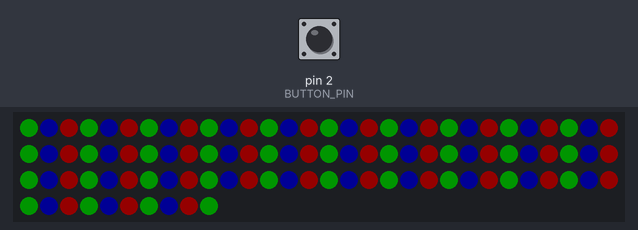
The sketch below on a simulated Arduino Uno, built with avr-gcc and run on an emulated ATmega328P. On the bench: 100 RGB LEDs in strip order, left to right, continuing on the next row. Inputs (shaded band) come from the test bench; at power-on: pin 2 (BUTTON_PIN) HIGH. Dim RGB values are drawn brighter than linear; random numbers use the default seed unless the sketch sets one.

Above: at 1.2 s.
1.3 s: pin 2 (BUTTON_PIN) pulled LOW for 0.15 s
At 4.8 s:
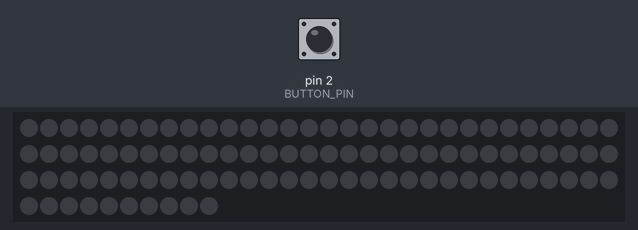
At 12.9 s:
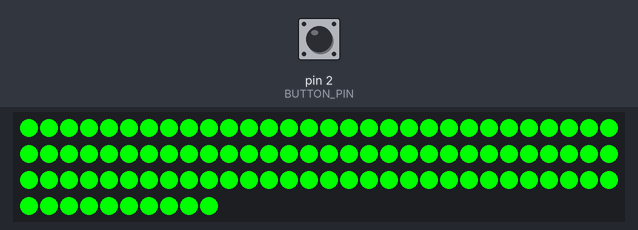
Timing chart, 0 to 14.4 s (numbered marks = the images above; inputs shaded):
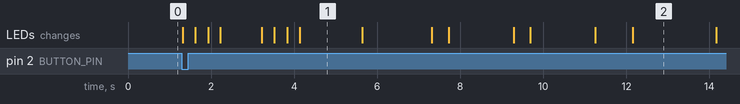

Measured:
- after the input at 1.3 s, the LEDs: first change at once (image 1 shows a later state)

The sketch:

WS2811_StrangerThings.ino
```cpp
#include <FastLED.h>
#include "alphabet.h"


// For pushbutton
#define BUTTON_PIN 2
volatile int buttonState = 0;
CRGB leds[NUM_LEDS];

/*
	Animation States
	-----------------
	0 = Nothing, show random animations
	1 = Showing a message
*/
volatile int animationFrame = 0;
volatile int loopControl = 0;


void setup() {
	// Seed Random
	randomSeed(analogRead(0));

	// Set up FastLED.
	FastLED.addLeds<WS2811, DATA_PIN, COLOR_ORDER>(leds, NUM_LEDS);

	// Set up Button
	pinMode(BUTTON_PIN, INPUT_PULLUP);


  allRGB(20);

}

void loop() {

	int digitalState = digitalRead(BUTTON_PIN);

	if(digitalState == LOW) {
		magic8Ball();
	}

	animate();

}


void magic8Ball() {
	const int numAnswers = 14;
	const int positiveRange = 5;
	const int neutralRange = 9;

	const char *answers[numAnswers] = {
		// Positive
		"YES",
		"ABSOLUTELY",
		"MOST LIKELY",
		"OF COURSE",
		"FOR SURE",

		// Neutral
		"MAYBE",
		"PERHAPS",
		"UNCERTAIN",
		"TRY AGAIN",

		// Negative
		"DOUBTFUL",
		"NOPE",
		"NO WAY",
		"GO AWAY",
		"ERROR"
	};

	int messageIdx = random(numAnswers);

	// Fade out the current strip
	for(int i = 0; i < NUM_LEDS; i++) {
		leds[i] = CRGB(255,0,0);
		FastLED.show();
		delay(5);
	}

	delay(1000);

	allRandomColor(); delay(300);
	allRandomColor(); delay(300);
	allRandomColor(); delay(300);
	allOff(); delay(1500);

	// Display a message
	message(answers[messageIdx]);


	delay(500);

	// Flash a Solid color, then exit.. Green for a good answer, red for bad, yellow for neutral
	CRGB answerColor = CRGB(255,0,0); // Red

	if(messageIdx < positiveRange) {
		answerColor = CRGB(0,255,0);	// Green
	}
	if(messageIdx >= positiveRange && messageIdx < neutralRange) {
		answerColor = CRGB(255,255,0); // Yellow
	}

	for(int i = 0; i < NUM_LEDS; i++) {
		leds[i] = answerColor;
	}

	FastLED.show();
	delay(2000);

	loopControl = 0;
	animationFrame = 0;
}


void animate() {

	int wait = 100; // 0.1s
	int ticks = 600; // 600 ticks * 0.1s/tick = 60s

	if(loopControl++ % ticks == 0) {
		animationFrame++;
		allRGB(20);
	}

	loopControl = loopControl % ticks;

	delay(wait);
}

// void startAnimation() {
// 	animationState = 1;
// }

void message(const char *str) {
	int wait_between_letters = 400;
  while (*str) {
    if (isAlpha(*str)) {
    	int charPos = toLowerCase(*str) - 'a';
    	CRGB randColor = getRandomRGB();
    	flickerOn(ALPHA[charPos], randColor);
    	delay(wait_between_letters);
    	FastLED.clear();
    }
    str++;
  }
}


void flickerOn(int idx[], CRGB color) {

	int max_iter = random(3) + 1;

	for(int iter = 0; iter < max_iter; iter++) {
		// On half brightness,
		for(int i = 0; i < LETTER_SIZE; i++) {
			leds[idx[i]] = color;
		}
		FastLED.show();

		// Wait a few ms
		delay(30);

		// Off
		for(int i = 0; i < LETTER_SIZE; i++) {
			leds[idx[i]] = CRGB(0, 0, 0);
		}
		FastLED.show();
		delay(20);
	}

	// ON Full Brightness
	for(int i = 0; i < LETTER_SIZE; i++) {
		leds[idx[i]] = color;
	}
	FastLED.show();

	// Stay on
	delay(1500);

	// Off
	for(int i = 0; i < LETTER_SIZE; i++) {
		leds[idx[i]] = CRGB(0,0,0);
	}
	FastLED.show();

}


CRGB getRandomRGB() {
	switch(random(3)) {
		case 0:
			return CRGB(255,0,0);
			break;
		case 1:
			return CRGB(0,255,0);
			break;
		case 2:
			return CRGB(0,0,255);
			break;
	 }
}


CRGB getRandomColor(int brightness) {
	return CHSV(random8(),brightness,brightness);
}


void allRandomColor() {
	CRGB col = getRandomColor(255);
	for(int i = 0; i < NUM_LEDS; i++) {
		leds[i] = col;
	}
	FastLED.show();
}

void allOff() {
	for(int i = 0; i < NUM_LEDS; i++) {
		leds[i] = CRGB(0,0,0);
	}
	FastLED.show();
}

void allRGB(int brightness) {

	int start = animationFrame;

	for(int i = 0; i < NUM_LEDS; i++) {
		switch((i+start) % 3) {
			case 0:
				leds[i] = CRGB(brightness,0,0);
			break;
			case 1:
				leds[i] = CRGB(0,brightness,0);
			break;
			case 2:
				leds[i] = CRGB(0,0,brightness);
			break;
		}
	}


	FastLED.show();


}
```

alphabet.h
```cpp
// For FastLED
#define DATA_PIN 6  //this is the data pin connected to the LED strip.  If using WS2801 you also need a clock pin
#define NUM_LEDS 100 //change this for the number of LEDs in the strip
#define COLOR_ORDER RGB
#define LETTER_SIZE 3

/*
	Alphabet Mapping
*/


int x = 0;

int H[LETTER_SIZE] = {x++,x++,x++};
int G[LETTER_SIZE] = {x++,x++,x++};
int F[LETTER_SIZE] = {x++,x++,x++};
int E[LETTER_SIZE] = {x++,x++,x++};
int D[LETTER_SIZE] = {x++,x++,x++};
int C[LETTER_SIZE] = {x++,x++,x++};
int B[LETTER_SIZE] = {x++,x++,x++};
int A[LETTER_SIZE] = {x++,x++,x++};

int skip3_1[LETTER_SIZE] = {x++,x++,x++};
int skip3_2[LETTER_SIZE] = {x++,x++,x++};
int skip3_3[LETTER_SIZE] = {x++,x++,x++};

int I[LETTER_SIZE] = {x++,x++,x++};
int J[LETTER_SIZE] = {x++,x++,x++};
int K[LETTER_SIZE] = {x++,x++,x++};
int L[LETTER_SIZE] = {x++,x++,x++};
int M[LETTER_SIZE] = {x++,x++,x++};
int N[LETTER_SIZE] = {x++,x++,x++};
int O[LETTER_SIZE] = {x++,x++,x++};
int P[LETTER_SIZE] = {x++,x++,x++};
int Q[LETTER_SIZE] = {x++,x++,x++};

int skip3_4[LETTER_SIZE] = {x++,x++,x++};
int skip3_5[LETTER_SIZE] = {x++,x++,x++};
int skip3_6[LETTER_SIZE] = {x++,x++,x++};

int Z[LETTER_SIZE] = {x++,x++,x++};
int Y[LETTER_SIZE] = {x++,x++,x++};
int X[LETTER_SIZE] = {x++,x++,x++};
int W[LETTER_SIZE] = {x++,x++,x++};
int V[LETTER_SIZE] = {x++,x++,x++};
int U[LETTER_SIZE] = {x++,x++,x++};
int T[LETTER_SIZE] = {x++,x++,x++};
int S[LETTER_SIZE] = {x++,x++,x++};
int R[LETTER_SIZE] = {x++,x++,x++};

int ALPHA[26] = {
	A,B,C,D,E,F,G,H,
	I,J,K,L,M,N,O,P,Q,
	R,S,T,U,V,W,X,Y,Z
};


uint8_t getIndex(char c) {
  return (toLowerCase(c) - 'a');
}
```
